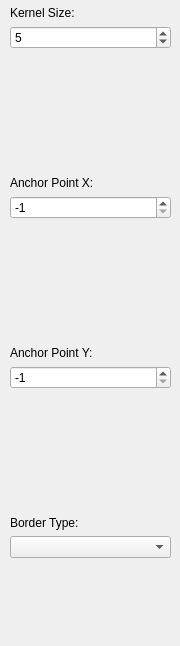
   <widget class="QWidget" name="blur_tab">
    <attribute name="title">
     <string>Blur</string>
    </attribute>
    <widget class="QWidget" name="layoutWidget">
     <property name="geometry">
      <rect>
       <x>10</x>
       <y>6</y>
       <width>161</width>
       <height>631</height>
      </rect>
     </property>
     <layout class="QVBoxLayout" name="verticalLayout_2">
      <item>
       <layout class="QVBoxLayout" name="verticalLayout_37">
        <item>
         <widget class="QLabel" name="label">
          <property name="minimumSize">
           <size>
            <width>101</width>
            <height>0</height>
           </size>
          </property>
          <property name="text">
           <string>Kernel Size:</string>
          </property>
         </widget>
        </item>
        <item>
         <widget class="QSpinBox" name="blur_kernel_spin">
          <property name="minimum">
           <number>3</number>
          </property>
          <property name="maximum">
           <number>35</number>
          </property>
          <property name="singleStep">
           <number>2</number>
          </property>
          <property name="value">
           <number>5</number>
          </property>
         </widget>
        </item>
       </layout>
      </item>
      <item>
       <spacer name="verticalSpacer_28">
        <property name="orientation">
         <enum>Qt::Vertical</enum>
        </property>
        <property name="sizeHint" stdset="0">
         <size>
          <width>20</width>
          <height>40</height>
         </size>
        </property>
       </spacer>
      </item>
      <item>
       <layout class="QVBoxLayout" name="verticalLayout_36">
        <item>
         <widget class="QLabel" name="label_2">
          <property name="sizePolicy">
           <sizepolicy hsizetype="Minimum" vsizetype="Preferred">
            <horstretch>0</horstretch>
            <verstretch>0</verstretch>
           </sizepolicy>
          </property>
          <property name="minimumSize">
           <size>
            <width>101</width>
            <height>0</height>
           </size>
          </property>
          <property name="text">
           <string>Anchor Point X:</string>
          </property>
         </widget>
        </item>
        <item>
         <widget class="QSpinBox" name="blur_anchor_x_spin">
          <property name="minimum">
           <number>-1</number>
          </property>
          <property name="value">
           <number>-1</number>
          </property>
         </widget>
        </item>
       </layout>
      </item>
      <item>
       <spacer name="verticalSpacer_27">
        <property name="orientation">
         <enum>Qt::Vertical</enum>
        </property>
        <property name="sizeHint" stdset="0">
         <size>
          <width>20</width>
          <height>40</height>
         </size>
        </property>
       </spacer>
      </item>
      <item>
       <layout class="QVBoxLayout" name="verticalLayout_35">
        <item>
         <widget class="QLabel" name="label_3">
          <property name="minimumSize">
           <size>
            <width>101</width>
            <height>0</height>
           </size>
          </property>
          <property name="text">
           <string>Anchor Point Y:</string>
          </property>
         </widget>
        </item>
        <item>
         <widget class="QSpinBox" name="blur_anchor_y_spin">
          <property name="minimum">
           <number>-1</number>
          </property>
          <property name="maximum">
           <number>1024</number>
          </property>
          <property name="value">
           <number>-1</number>
          </property>
         </widget>
        </item>
       </layout>
      </item>
      <item>
       <spacer name="verticalSpacer_26">
        <property name="orientation">
         <enum>Qt::Vertical</enum>
        </property>
        <property name="sizeHint" stdset="0">
         <size>
          <width>20</width>
          <height>40</height>
         </size>
        </property>
       </spacer>
      </item>
      <item>
       <layout class="QVBoxLayout" name="verticalLayout_3">
        <item>
         <widget class="QLabel" name="label_4">
          <property name="minimumSize">
           <size>
            <width>101</width>
            <height>0</height>
           </size>
          </property>
          <property name="text">
           <string>Border Type:</string>
          </property>
         </widget>
        </item>
        <item>
         <widget class="QComboBox" name="blur_border_type_combo">
          <property name="sizePolicy">
           <sizepolicy hsizetype="Expanding" vsizetype="Fixed">
            <horstretch>0</horstretch>
            <verstretch>0</verstretch>
           </sizepolicy>
          </property>
          <property name="currentIndex">
           <number>-1</number>
          </property>
         </widget>
        </item>
        <item>
         <spacer name="verticalSpacer_25">
          <property name="orientation">
           <enum>Qt::Vertical</enum>
          </property>
          <property name="sizeHint" stdset="0">
           <size>
            <width>20</width>
            <height>40</height>
           </size>
          </property>
         </spacer>
        </item>
       </layout>
      </item>
     </layout>
    </widget>
   </widget>
